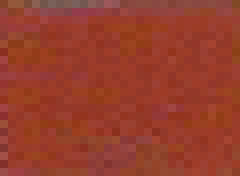
%> input picture MATLAB/cropped.red.1.jpg, 30 x 22 px (shown 8 times larger); the run also reads 1 picture not shown here
$ octave ImageSampleHSVHist.m   (GNU Octave 9; MATLAB toolbox functions it lacks are replaced by stand-ins)
%> lines starting %> are read from the running program, lines starting %| are printed output that depends on the picture
sample_blue_1 = imread('cropped.blue.1.jpg');
sample_red_1 = imread('cropped.red.1.jpg');
%> sample_red_1 is the input picture: size 22x30x3 uint8; mean R, G, B 150.8, 62, 44.1
sample_white_1 = imread('cropped.white.1.jpg');
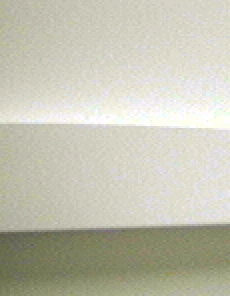
%> input picture MATLAB/cropped.white.1.jpg, 115 x 148 px (shown 2 times larger)
%> sample_white_1 is the input picture: size 148x115x3 uint8; mean R, G, B 195.1, 195, 178.2
sample_black_1 = imread('cropped.black.1.jpg');
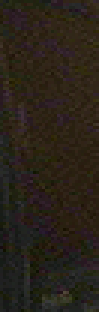
%> input picture MATLAB/cropped.black.1.jpg, 33 x 104 px (shown 3 times larger)
%> sample_black_1 is the input picture: size 104x33x3 uint8; mean R, G, B 41.5, 34.1, 24.7
sample_table_1 = imread('cropped.table.1.jpg');
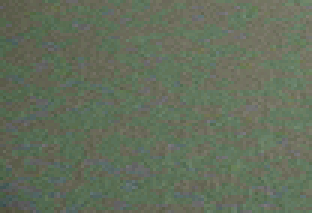
%> input picture MATLAB/cropped.table.1.jpg, 104 x 71 px (shown 3 times larger)
%> sample_table_1 is the input picture: size 71x104x3 uint8; mean R, G, B 99.6, 110.6, 91.1
sample_blue_2 = imread('cropped.blue.2.jpg');
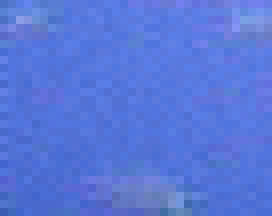
%> input picture MATLAB/cropped.blue.2.jpg, 34 x 27 px (shown 8 times larger)
%> sample_blue_2 is the input picture: size 27x34x3 uint8; mean R, G, B 87.8, 118.6, 217.8
%> (the run ends here)
